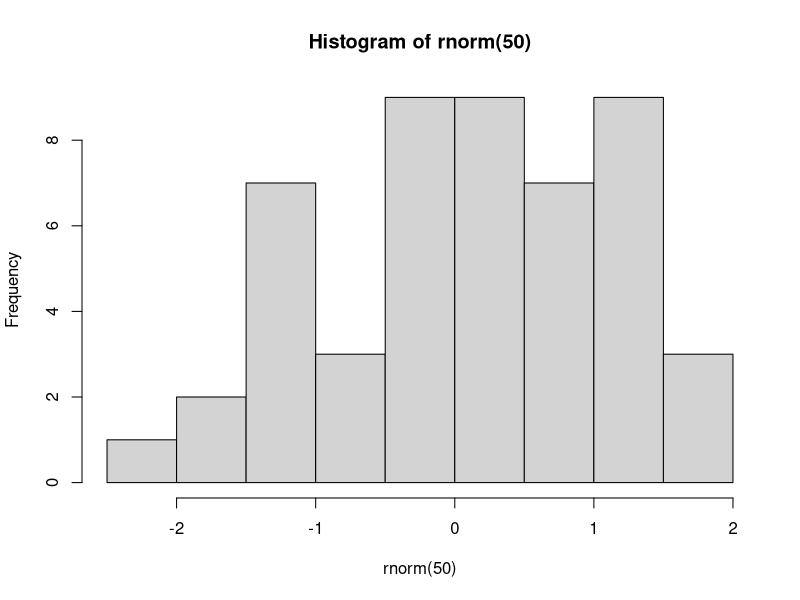

Source code (R):
## ---- chunk 1
     hist(rnorm(50))
